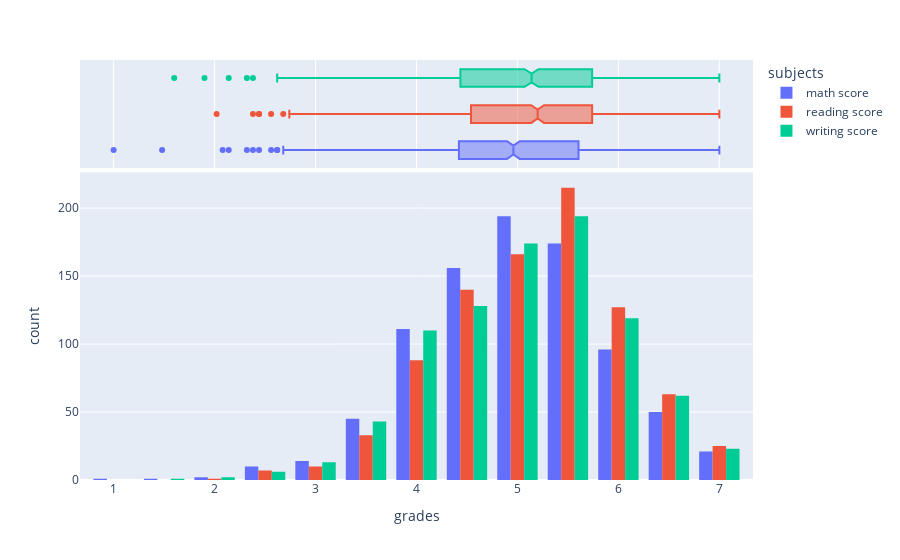

Write notebook code for a chart like this one.
### Markdown cell above
**Histograma con Boxplots:**

### Code cell
# Creamos una lista de los elementos del df que no vamos a considerar
hover_columns = ["names", "gender", "race/ethnicity", "parental level of education", "lunch", "test preparation course"]

# Create the histogram figure
fig = px.histogram(df_grades, marginal="box",  # can be `box`, `violin`
                   hover_data=hover_columns, barmode="group",
                   nbins=20)  # Change the number of bins as needed

# funcion para customizar textos deñ graficos
fig.update_layout(
    xaxis_title="grades",    
    yaxis_title="count",
    legend_title_text='subjects'
         
)

# Show the figure
fig.show()

### Figure 1 — Plotly figure (JSON) as saved in the notebook; plotly's stock layout.template omitted (floating-point values rounded to 4 significant figures; data arrays with more than 128 entries replaced by an {"elided": "..."} marker saying what was removed)
{"data": [{"alignmentgroup": "True", "bingroup": "x", "hovertemplate": "variable=math score<br>value=%{x}<br>count=%{y}<extra></extra>", "legendgroup": "math score", "marker": {"color": "#636efa", "pattern": {"shape": ""}}, "name": "math score", "nbinsx": 20, "offsetgroup": "math score", "orientation": "v", "showlegend": true, "type": "histogram", "x": {"elided": "875 float values"}, "xaxis": "x", "yaxis": "y"}, {"alignmentgroup": "True", "customdata": {"elided": "875x6 str values"}, "hovertemplate": "variable=math score<br>value=%{x}<br>names=%{customdata[0]}<br>gender=%{customdata[1]}<br>race/ethnicity=%{customdata[2]}<br>parental level of education=%{customdata[3]}<br>lunch=%{customdata[4]}<br>test preparation course=%{customdata[5]}<extra></extra>", "legendgroup": "math score", "marker": {"color": "#636efa"}, "name": "math score", "notched": true, "offsetgroup": "math score", "showlegend": false, "type": "box", "x": {"elided": "875 float values"}, "xaxis": "x2", "yaxis": "y2"}, {"alignmentgroup": "True", "bingroup": "x", "hovertemplate": "variable=reading score<br>value=%{x}<br>count=%{y}<extra></extra>", "legendgroup": "reading score", "marker": {"color": "#EF553B", "pattern": {"shape": ""}}, "name": "reading score", "nbinsx": 20, "offsetgroup": "reading score", "orientation": "v", "showlegend": true, "type": "histogram", "x": {"elided": "875 float values"}, "xaxis": "x", "yaxis": "y"}, {"alignmentgroup": "True", "customdata": {"elided": "875x6 str values"}, "hovertemplate": "variable=reading score<br>value=%{x}<br>names=%{customdata[0]}<br>gender=%{customdata[1]}<br>race/ethnicity=%{customdata[2]}<br>parental level of education=%{customdata[3]}<br>lunch=%{customdata[4]}<br>test preparation course=%{customdata[5]}<extra></extra>", "legendgroup": "reading score", "marker": {"color": "#EF553B"}, "name": "reading score", "notched": true, "offsetgroup": "reading score", "showlegend": false, "type": "box", "x": {"elided": "875 float values"}, "xaxis": "x2", "yaxis": "y2"}, {"alignmentgroup": "True", "bingroup": "x", "hovertemplate": "variable=writing score<br>value=%{x}<br>count=%{y}<extra></extra>", "legendgroup": "writing score", "marker": {"color": "#00cc96", "pattern": {"shape": ""}}, "name": "writing score", "nbinsx": 20, "offsetgroup": "writing score", "orientation": "v", "showlegend": true, "type": "histogram", "x": {"elided": "875 float values"}, "xaxis": "x", "yaxis": "y"}, {"alignmentgroup": "True", "customdata": {"elided": "875x6 str values"}, "hovertemplate": "variable=writing score<br>value=%{x}<br>names=%{customdata[0]}<br>gender=%{customdata[1]}<br>race/ethnicity=%{customdata[2]}<br>parental level of education=%{customdata[3]}<br>lunch=%{customdata[4]}<br>test preparation course=%{customdata[5]}<extra></extra>", "legendgroup": "writing score", "marker": {"color": "#00cc96"}, "name": "writing score", "notched": true, "offsetgroup": "writing score", "showlegend": false, "type": "box", "x": {"elided": "875 float values"}, "xaxis": "x2", "yaxis": "y2"}], "layout": {"barmode": "group", "legend": {"title": {"text": "subjects"}, "tracegroupgap": 0}, "margin": {"t": 60}, "xaxis": {"anchor": "y", "domain": [0, 1], "title": {"text": "grades"}}, "xaxis2": {"anchor": "y2", "domain": [0, 1], "matches": "x", "showgrid": true, "showticklabels": false}, "yaxis": {"anchor": "x", "domain": [0, 0.7326], "title": {"text": "count"}}, "yaxis2": {"anchor": "x2", "domain": [0.7426, 1], "matches": "y2", "showgrid": false, "showline": false, "showticklabels": false, "ticks": ""}}}
